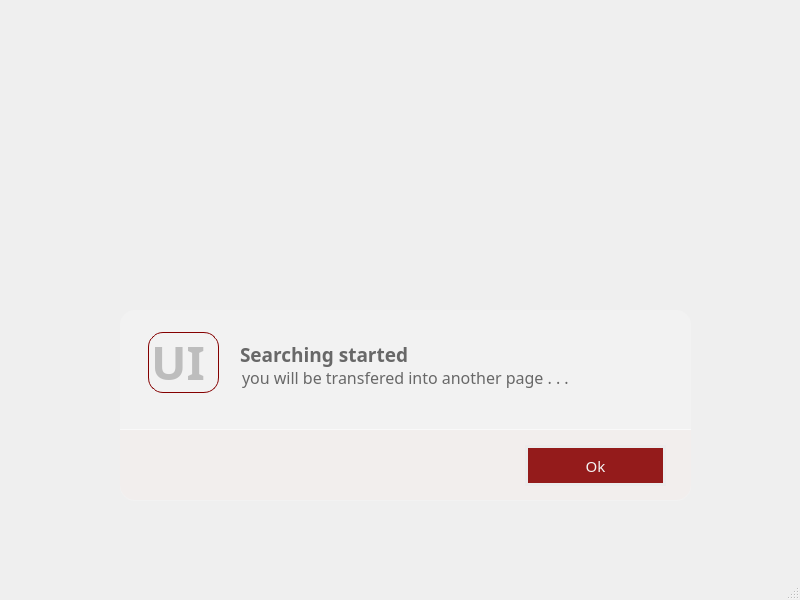
<?xml version="1.0" encoding="UTF-8"?>
<ui version="4.0">
 <class>MainWindow</class>
 <widget class="QMainWindow" name="MainWindow">
  <property name="geometry">
   <rect>
    <x>0</x>
    <y>0</y>
    <width>800</width>
    <height>600</height>
   </rect>
  </property>
  <property name="windowTitle">
   <string>MainWindow</string>
  </property>
  <widget class="QWidget" name="centralwidget">
   <widget class="QFrame" name="frame">
    <property name="geometry">
     <rect>
      <x>120</x>
      <y>310</y>
      <width>571</width>
      <height>191</height>
     </rect>
    </property>
    <property name="minimumSize">
     <size>
      <width>571</width>
      <height>191</height>
     </size>
    </property>
    <property name="maximumSize">
     <size>
      <width>571</width>
      <height>191</height>
     </size>
    </property>
    <property name="styleSheet">
     <string notr="true">background:rgb(242, 242, 242);
border-radius:15px;</string>
    </property>
    <property name="frameShape">
     <enum>QFrame::StyledPanel</enum>
    </property>
    <property name="frameShadow">
     <enum>QFrame::Raised</enum>
    </property>
    <widget class="QLabel" name="label_19">
     <property name="geometry">
      <rect>
       <x>110</x>
       <y>30</y>
       <width>331</width>
       <height>31</height>
      </rect>
     </property>
     <property name="font">
      <font>
       <family>Raleway Thin</family>
       <pointsize>14</pointsize>
       <weight>75</weight>
       <bold>true</bold>
       <strikeout>false</strikeout>
       <stylestrategy>PreferAntialias</stylestrategy>
      </font>
     </property>
     <property name="styleSheet">
      <string notr="true">
color:rgb(104, 104, 104);
background:rgba(0,0,0,0);
padding-left:5px;
padding-bottom:3px;
font-weight:bold;</string>
     </property>
     <property name="text">
      <string>Searching started</string>
     </property>
     <property name="alignment">
      <set>Qt::AlignLeading|Qt::AlignLeft|Qt::AlignVCenter</set>
     </property>
    </widget>
    <widget class="QLabel" name="label_20">
     <property name="geometry">
      <rect>
       <x>113</x>
       <y>53</y>
       <width>441</width>
       <height>31</height>
      </rect>
     </property>
     <property name="font">
      <font>
       <family>Raleway Thin</family>
       <pointsize>12</pointsize>
       <strikeout>false</strikeout>
       <stylestrategy>PreferAntialias</stylestrategy>
      </font>
     </property>
     <property name="styleSheet">
      <string notr="true">
color:rgb(104, 104, 104);
background:rgba(0,0,0,0);
padding-left:5px;
padding-bottom:3px</string>
     </property>
     <property name="text">
      <string>you will be transfered into another page . . .</string>
     </property>
     <property name="alignment">
      <set>Qt::AlignLeading|Qt::AlignLeft|Qt::AlignVCenter</set>
     </property>
    </widget>
    <widget class="QLabel" name="label_21">
     <property name="geometry">
      <rect>
       <x>113</x>
       <y>70</y>
       <width>441</width>
       <height>31</height>
      </rect>
     </property>
     <property name="font">
      <font>
       <family>Raleway Thin</family>
       <pointsize>12</pointsize>
       <strikeout>false</strikeout>
       <stylestrategy>PreferAntialias</stylestrategy>
      </font>
     </property>
     <property name="styleSheet">
      <string notr="true">
color:rgb(189, 189, 189);
background:rgba(0,0,0,0);
padding-left:5px;
padding-bottom:3px</string>
     </property>
     <property name="text">
      <string/>
     </property>
     <property name="alignment">
      <set>Qt::AlignLeading|Qt::AlignLeft|Qt::AlignVCenter</set>
     </property>
    </widget>
    <widget class="QLabel" name="label_22">
     <property name="geometry">
      <rect>
       <x>28</x>
       <y>22</y>
       <width>71</width>
       <height>61</height>
      </rect>
     </property>
     <property name="font">
      <font>
       <family>Raleway Thin</family>
       <pointsize>35</pointsize>
       <weight>75</weight>
       <bold>true</bold>
       <strikeout>false</strikeout>
       <stylestrategy>PreferAntialias</stylestrategy>
       <kerning>false</kerning>
      </font>
     </property>
     <property name="styleSheet">
      <string notr="true">border:1px solid rgb(132, 0, 0);
color:rgb(189, 189, 189);
background:rgba(0,0,0,0);
padding-left:5px;
padding-bottom:3px;
font-weight:bold;</string>
     </property>
     <property name="text">
      <string>UI</string>
     </property>
     <property name="scaledContents">
      <bool>false</bool>
     </property>
     <property name="alignment">
      <set>Qt::AlignRight|Qt::AlignTrailing|Qt::AlignVCenter</set>
     </property>
    </widget>
    <widget class="QFrame" name="frame_2">
     <property name="geometry">
      <rect>
       <x>0</x>
       <y>119</y>
       <width>571</width>
       <height>71</height>
      </rect>
     </property>
     <property name="styleSheet">
      <string notr="true">#frame_2 {
background:rgb(242, 238, 237);
border-top-right-radius:0px;
border-top-left-radius:0px;
border-top:1px solid rgb(249, 249, 249)
}</string>
     </property>
     <property name="frameShape">
      <enum>QFrame::StyledPanel</enum>
     </property>
     <property name="frameShadow">
      <enum>QFrame::Raised</enum>
     </property>
     <widget class="QPushButton" name="pushButton">
      <property name="geometry">
       <rect>
        <x>405</x>
        <y>16</y>
        <width>141</width>
        <height>41</height>
       </rect>
      </property>
      <property name="font">
       <font>
        <family>Raleway Thin</family>
        <pointsize>11</pointsize>
       </font>
      </property>
      <property name="styleSheet">
       <string notr="true">#pushButton{

background:rgb(148, 27, 27);
border:3px solid rgb(236, 236, 236);
color:rgb(244, 244, 244);

border-radius:0px;
}

#pushButton:hover {
background:rgb(255, 255, 255);
}</string>
      </property>
      <property name="text">
       <string>Ok</string>
      </property>
      <property name="iconSize">
       <size>
        <width>21</width>
        <height>21</height>
       </size>
      </property>
     </widget>
    </widget>
   </widget>
  </widget>
  <widget class="QMenuBar" name="menubar">
   <property name="geometry">
    <rect>
     <x>0</x>
     <y>0</y>
     <width>800</width>
     <height>21</height>
    </rect>
   </property>
  </widget>
  <widget class="QStatusBar" name="statusbar"/>
 </widget>
 <resources/>
 <connections/>
</ui>
